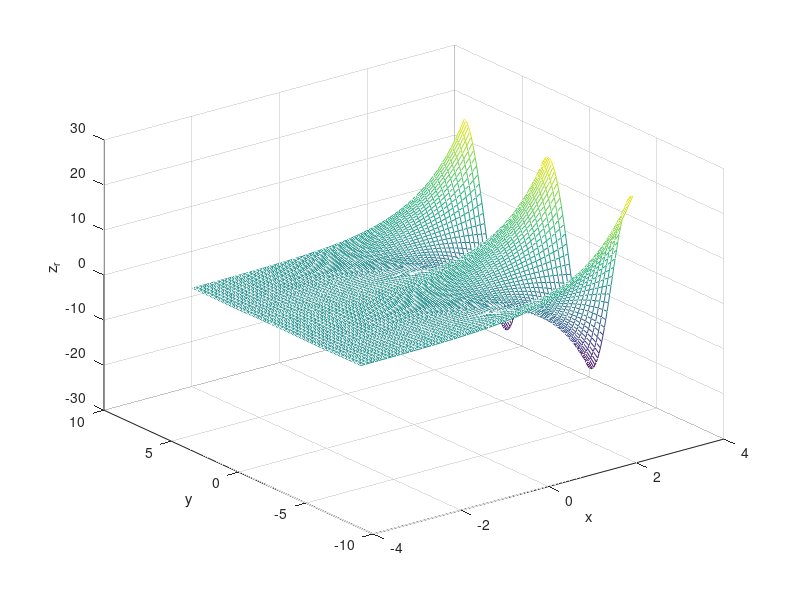
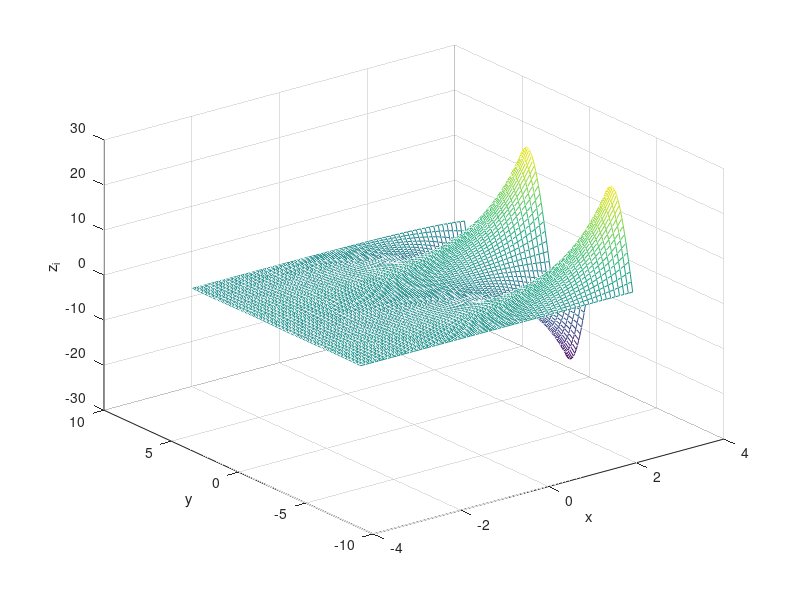
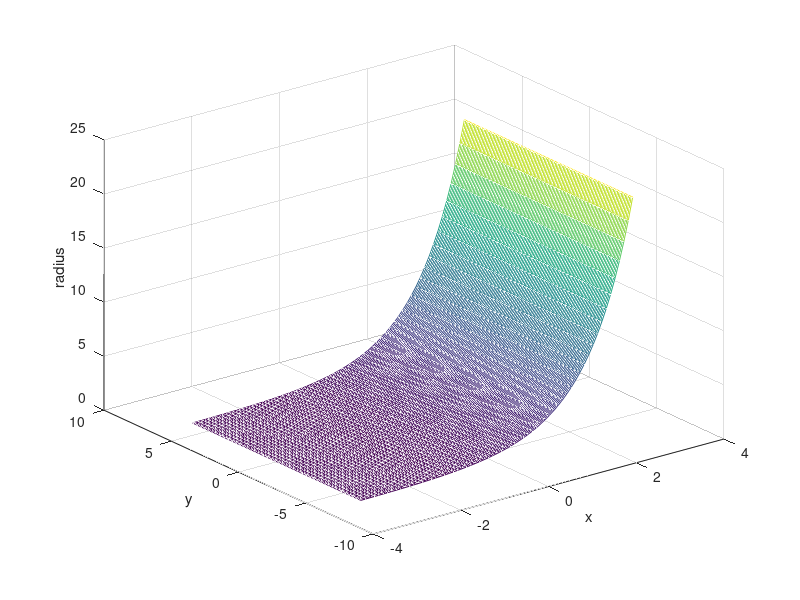
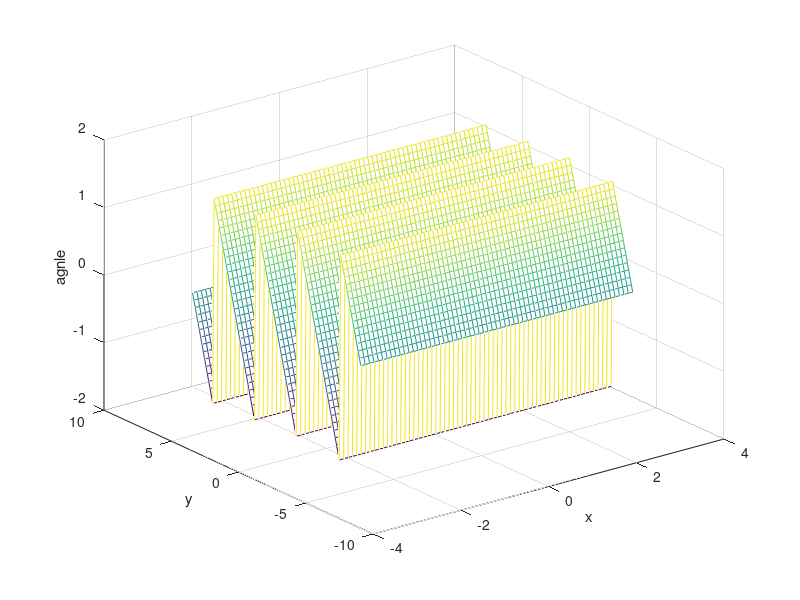

The MATLAB script that drew these images, in order:
close all
clear all
i = sqrt(-1)
func =@(x,y) exp(x+i.*y);

x_range = -pi:0.1:pi;
y_range = -2*pi:0.1:2*pi;
[xx,yy] = meshgrid(x_range,y_range);
zz = func(xx,yy);
z_r = real(zz);
z_i = imag(zz);
figure(1)
mesh(xx,yy,z_r)
xlabel('x')
ylabel('y')
zlabel('z_r')
figure(2)
mesh(xx,yy,z_i)
xlabel('x')
ylabel('y')
zlabel('z_i')
figure(3)
mesh(xx,yy,sqrt(z_r.^2+z_i.^2))
xlabel('x')
ylabel('y')
zlabel('radius')
figure(4)
mesh(xx,yy,atan(z_i./z_r))
xlabel('x')
ylabel('y')
zlabel('agnle')
